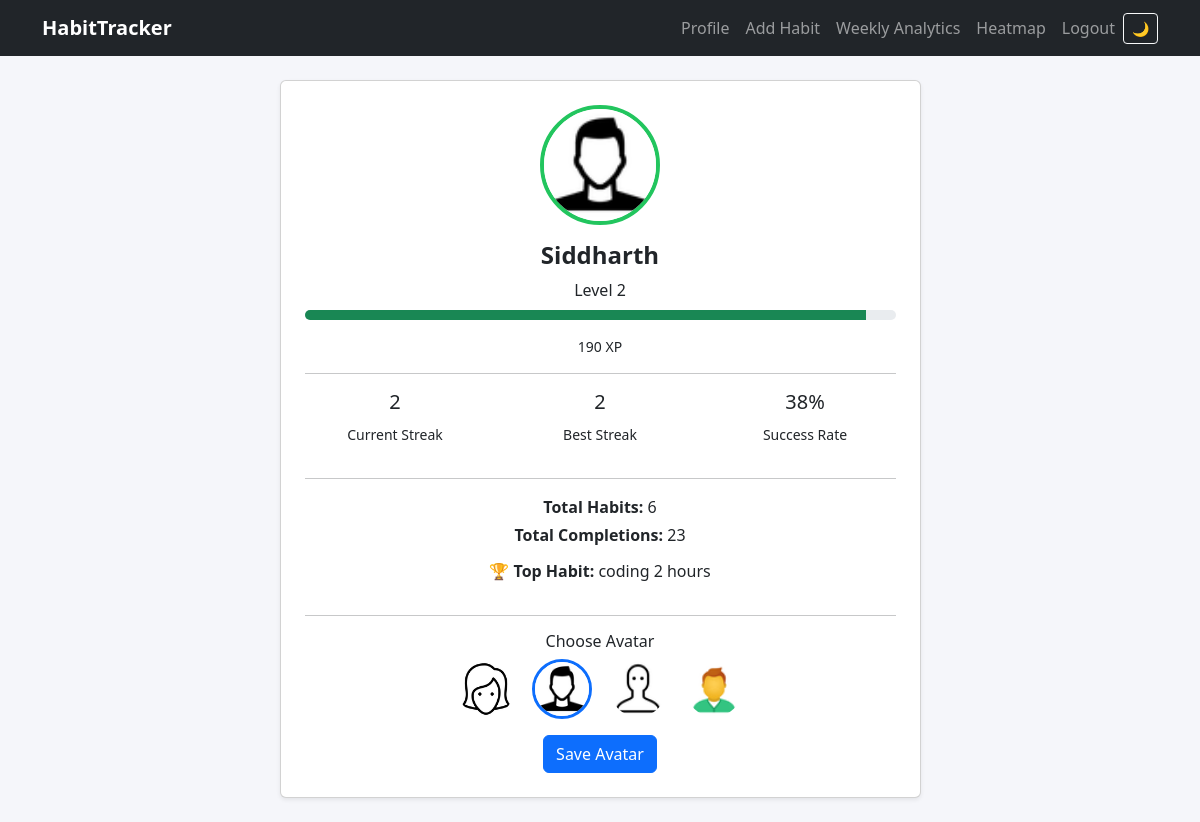
/profile/ (signed in), run on the app's committed database.
### habits/models.py (models this page shows, shortened)
class UserProfile(models.Model):
    user = models.OneToOneField(User, on_delete=models.CASCADE)
    xp = models.IntegerField(default=0)
    level = models.IntegerField(default=1)
    current_streak = models.IntegerField(default=0)
    best_streak = models.IntegerField(default=0)
    last_active_date = models.DateField(null=True, blank=True)
    avatar = models.CharField(
        max_length=100,
        default="avatar1.png"
    )

### habits/views.py (the view)
# urls.py: path("profile/", views.profile, name="profile"),
@login_required
def profile(request):
    profile, _ = UserProfile.objects.get_or_create(user=request.user)
    if request.method == "POST":
        selected_avatar = request.POST.get("avatar")
        if selected_avatar:
            profile.avatar = selected_avatar
            profile.save()
            return redirect("profile")
    total_habits = Habit.objects.filter(user=request.user).count()
    total_completions = HabitLog.objects.filter(
        habit__user = request.user,
        completed=True
    ).count()
    success_rate = (
        int((total_completions / (total_habits * 10)) * 100)
        if total_habits > 0 else 0
    )
    xp_for_next_level = profile.level * 100
    xp_progress = int((profile.xp / xp_for_next_level) * 100)
    top_habit = (
        HabitLog.objects.filter(habit__user=request.user, completed=True).values("habit__name")
        .annotate(c=Count("id")).order_by("-c").first()
    )
    avatars = [
        "avatar1.gif",
        "avatar2.gif",
        "avatar3.gif",
        "avatar4.gif",
    ]
    return render(request, "habits/profile.html", {
        "user": request.user,
        "profile": profile,
        "success_rate": success_rate,
        "xp_progress": min(xp_progress, 100),
        "top_habit": top_habit["habit__name"] if top_habit else None,
        "total_habits": total_habits,
        "total_completions": total_completions,
        "avatars": avatars,
    })

### habits/templates/habits/profile.html (shortened to what this page needs)
{% extends "base.html" %}
{% load static %}
{% block content %}
<div class="row justify-content-center">
  <div class="col-lg-7">
    <div class="card shadow-sm p-4 text-center">
      <div class="d-flex justify-content-center mb-3">
        <img
          src="{% static 'avatars/' %}{{ profile.avatar }}"
          class="profile-avatar"
          alt="Avatar"
        >
      </div>
      <h4 class="fw-bold">{{ user.username }}</h4>
      <p class="mb-2">Level {{ profile.level }}</p>
      <div class="progress mb-3" style="height: 10px;">
        <div
          class="progress-bar bg-success"
          role="progressbar"
          style="width: {{ xp_progress }}%;"
        ></div>
      </div>
      <small>{{ profile.xp }} XP</small>
      <hr>
      <div class="row text-center mb-3">
        <div class="col">
          <h5>{{ profile.current_streak }}</h5>
          <small>Current Streak</small>
        </div>
        <div class="col">
          <h5>{{ profile.best_streak }}</h5>
          <small>Best Streak</small>
        </div>
        <div class="col">
          <h5>{{ success_rate }}%</h5>
          <small>Success Rate</small>
        </div>
      </div>
      <hr>
      <p class="mb-1">
        <strong>Total Habits:</strong> {{ total_habits }}
      </p>
      <p class="mb-1">
        <strong>Total Completions:</strong> {{ total_completions }}
      </p>
      {% if top_habit %}
        <p class="mt-2">
          🏆 <strong>Top Habit:</strong> {{ top_habit }}
        </p>
      {% else %}
        <p class="text-muted">No completed habits yet</p>
      {% endif %}
      <hr>
      <h6 class="mb-2">Choose Avatar</h6>
      <form method="post">
        <div class="d-flex justify-content-center gap-3 flex-wrap">
          {% for avatar in avatars %}
            <label>
              <img
                src="{% static 'avatars/' %}{{ avatar }}"
                width="60"
                height="60"
                class="rounded-circle avatar-option
                {% if profile.avatar == avatar %}selected{% endif %}"
              >
            </label>
          {% endfor %}
        </div>
        <button class="btn btn-primary mt-3">
          Save Avatar
        </button>
      </form>
    </div>
  </div>
</div>
{% endblock %}

### habits/templates/habits/profile.html (style rules this page uses)
.avatar-option { cursor: pointer; border: 2px solid transparent; transition: transform 0.2s ease, border 0.2s ease; }
.avatar-option.selected { border: 3px solid #0d6efd; }
.profile-avatar { width: 120px; height: 120px; object-fit: cover; border-radius: 50%; border: 4px solid #22c55e; background: #fff; }
.profile-avatar { animation: pulse 2s infinite; }

### templates/base.html (style rules this page uses)
body { background: #f5f6fa; color: #111; }
.card { transition: transform 0.2s ease, box-shadow 0.2s ease; }

### data on the page
UserProfile: avatar (picture), level "2", xp "190", current_streak "2", best_streak "2"

### other printed values
{{ user.username }} "Siddharth"
{{ success_rate }} "38"
{{ total_habits }} "6"
{{ total_completions }} "23"
{{ top_habit }} "coding 2 hours"
